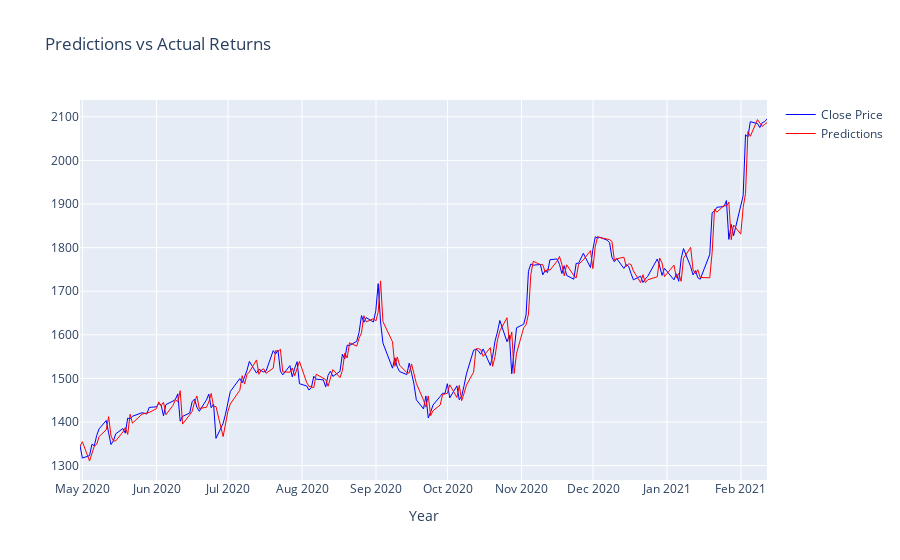

This figure's notebook cell:
### Code cell
# Plot last 200 days for visibility
fig = go.Figure()
fig.add_trace(go.Line(x=dataframe.index[-200:], y=dataframe['close'][-200:], name='Close Price',
                         line=dict(color='blue', width=1)))
fig.add_trace(go.Line(x=dataframe.index[-200:], y=dataframe['predictions'][-200:], name = 'Predictions',
                         line=dict(color='red', width=1)
))

fig.update_layout(title='Predictions vs Actual Returns',
                   xaxis_title='Year')
fig.show()

### Figure 1 — Plotly figure (JSON) as saved in the notebook; plotly's stock layout.template omitted (floating-point values rounded to 4 significant figures; data arrays with more than 128 entries replaced by an {"elided": "..."} marker saying what was removed)
{"data": [{"line": {"color": "blue", "width": 1}, "name": "Close Price", "type": "scatter", "x": {"elided": "200 str values"}, "y": {"elided": "200 float values"}}, {"line": {"color": "red", "width": 1}, "name": "Predictions", "type": "scatter", "x": {"elided": "200 str values"}, "y": {"elided": "200 float values"}}], "layout": {"title": {"text": "Predictions vs Actual Returns"}, "xaxis": {"title": {"text": "Year"}}}}
